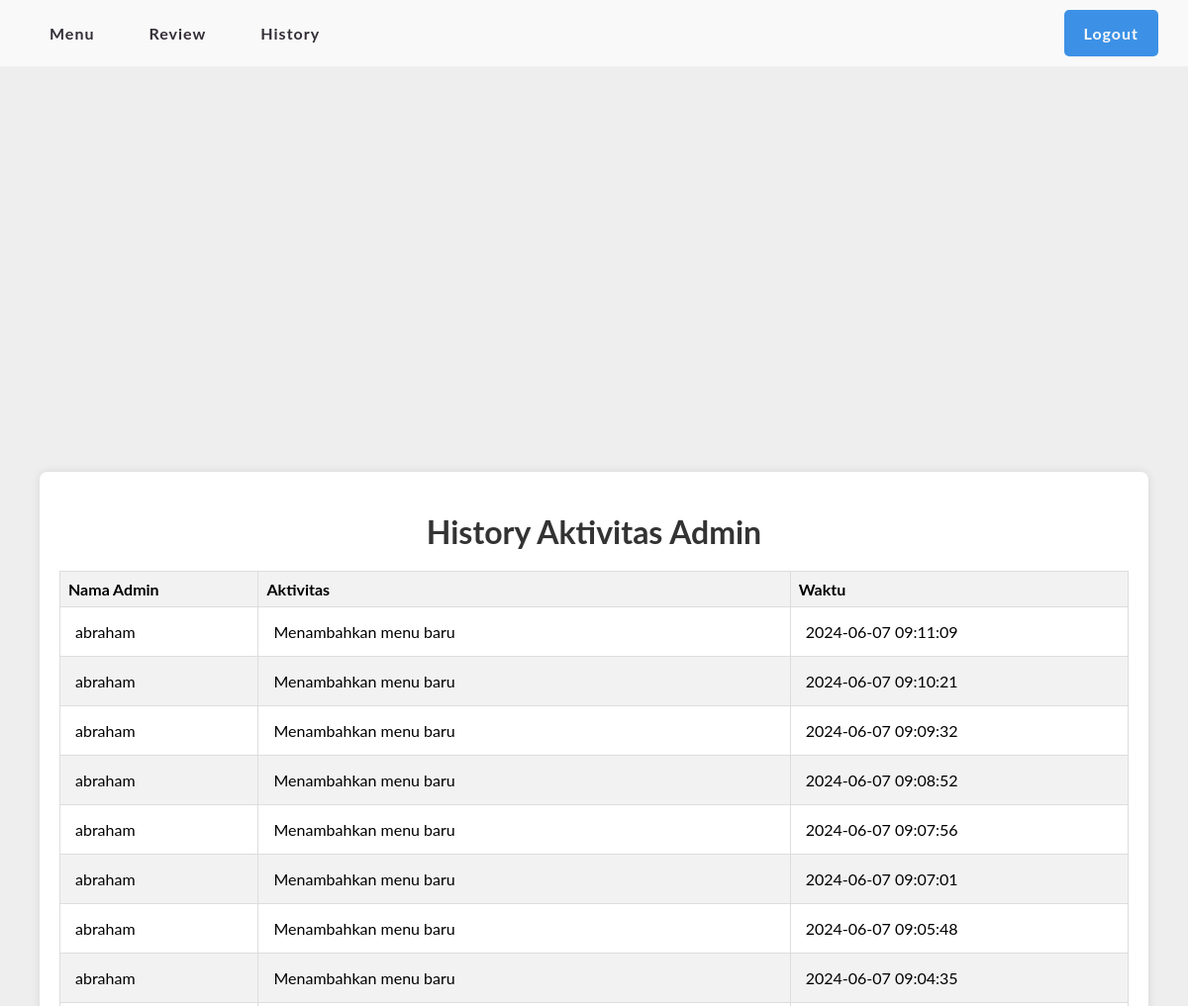
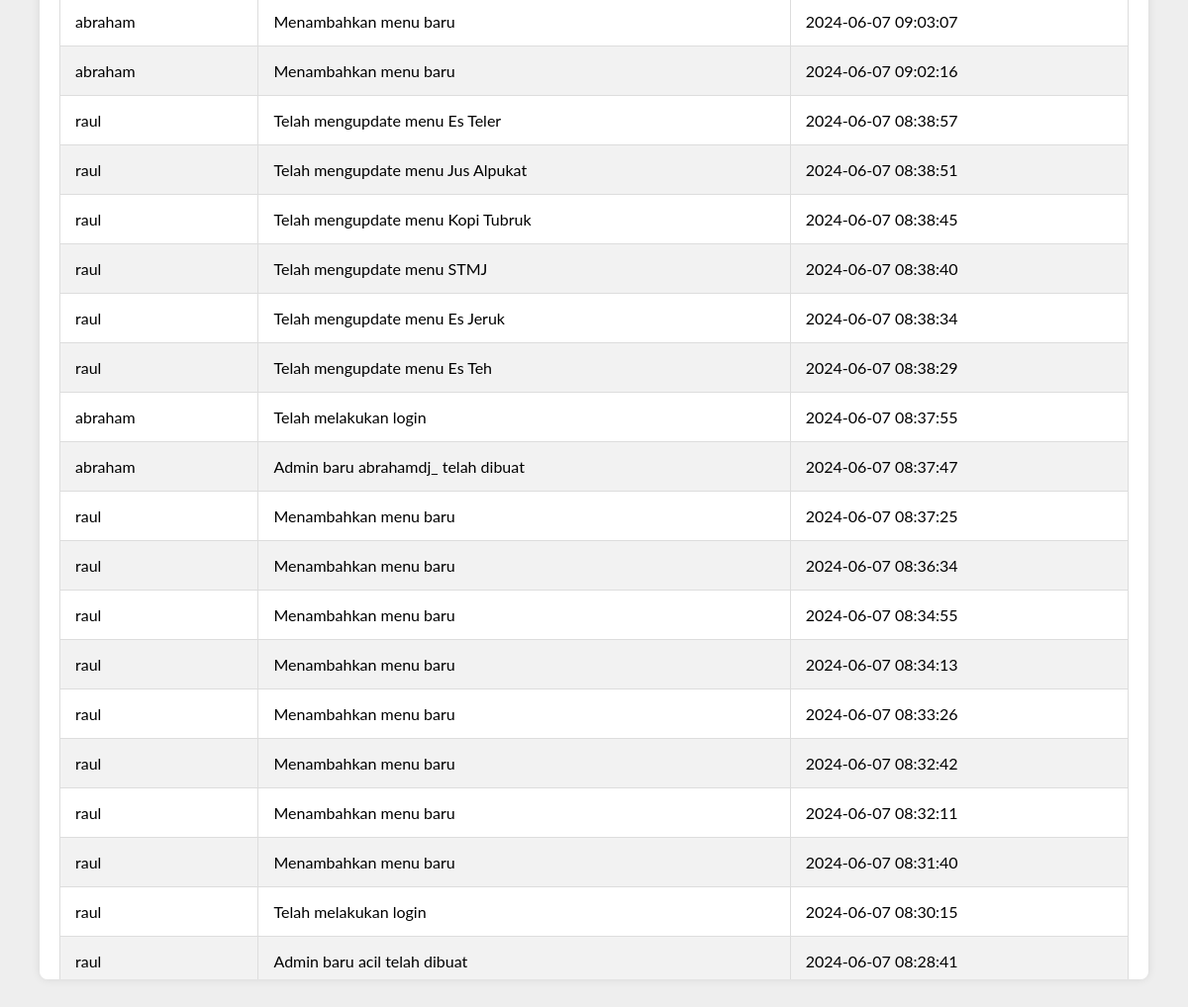
Page /admin/history.php (signed in) on the committed database (2 pictures, top to bottom).
### tables this page shows
CREATE TABLE `history` (
  `id` varchar(255) NOT NULL,
  `admin_id` varchar(255) DEFAULT NULL,
  `aktivitas` text DEFAULT NULL,
  `waktu` timestamp NOT NULL DEFAULT current_timestamp()
);

### admin/history.php (the view, shortened to what this page needs)
<?php
include '../config/db.php';
$stmt_history = $pdo->query("SELECT history.*, admins.nama AS admin_name FROM history JOIN admins ON history.admin_id = admins.id ORDER BY history.waktu DESC");
$history = $stmt_history->fetchAll(PDO::FETCH_ASSOC);
?>
<!DOCTYPE html>
<html>
<head>
    <link rel="stylesheet" href="style.css">
</head>
<body>
<nav class="space-between">
    <div class="menu-nav">
        <a href="index.php">Menu</a>
        <a href="review_menu.php">Review</a>
        <a href="history.php">History</a>
    </div>
    <div class="log-out-nav">
        <a href="?logout" class="logout-btn">Logout</a>
    </div>
</nav>
<div class="container">
    <h1>History Aktivitas Admin</h1>
    <table>
        <thead>
            <tr>
                <th>Nama Admin</th>
                <th>Aktivitas</th>
                <th>Waktu</th>
            </tr>
        </thead>
        <tbody>
            <?php foreach ($history as $entry): ?>
                <tr>
                    <td><?= htmlspecialchars($entry['admin_name']) ?></td>
                    <td><?= htmlspecialchars($entry['aktivitas']) ?></td>
                    <td><?= htmlspecialchars($entry['waktu']) ?></td>
                </tr>
            <?php endforeach; ?>
        </tbody>
    </table>
</div>
</body>
</html>

### admin/style.css (style rules this page uses)
body { font-family: 'Lato', sans-serif; margin: 0; padding: 0; background-color: #eee; overflow-y: hidden; min-height: 100vh; display: flex; align-items: center; justify-content: center; }
.container { background-color: #FFF; border-radius: 8px; box-shadow: 0 0 10px rgba(0, 0, 0, 0.1); width: 90%; overflow: auto; height: 60vh; padding: 20px; }
h1 { text-align: center; color: #333; margin-bottom: 20px; }
.space-between { display: flex; justify-content: space-between; align-items: center; }
nav { position: fixed; top: 0; width: 100%; background-color: #F9F9F9; overflow: hidden; padding: 10px; margin: 0; }
nav .menu-nav, nav .log-out-nav { display: flex; gap: 5px; margin: 0 2.5%; }
nav .menu-nav { gap: 15px; }
nav .log-out-nav a { color: #F9F9F9; background-color: #3C91E6; border-radius: 5px; }
nav a { display: block; color: #342E37; text-align: center; padding: 14px 20px; border-radius: 5px; text-decoration: none; font-weight: bold; transition: .3s; letter-spacing: 1px; }
table { width: 100%; border-collapse: collapse; margin-top: 20px; }
th, td { border: 1px solid #ddd; padding: 8px; text-align: left; }
td { padding: 15px; }
th { background-color: #F2F2F2; font-weight: bold; }
tr:nth-child(even) { background-color: #F2F2F2; }

### rows in the picture
history: admin.nama "abraham", aktivitas "Menambahkan menu baru", waktu "2024-06-07 09:11:09"
history: admin.nama "abraham", aktivitas "Menambahkan menu baru", waktu "2024-06-07 09:10:21"
history: admin.nama "abraham", aktivitas "Menambahkan menu baru", waktu "2024-06-07 09:09:32"
history: admin.nama "abraham", aktivitas "Menambahkan menu baru", waktu "2024-06-07 09:08:52"
history: admin.nama "abraham", aktivitas "Menambahkan menu baru", waktu "2024-06-07 09:07:56"
history: admin.nama "abraham", aktivitas "Menambahkan menu baru", waktu "2024-06-07 09:07:01"
history: admin.nama "abraham", aktivitas "Menambahkan menu baru", waktu "2024-06-07 09:05:48"
history: admin.nama "abraham", aktivitas "Menambahkan menu baru", waktu "2024-06-07 09:04:35"
history: admin.nama "abraham", aktivitas "Menambahkan menu baru", waktu "2024-06-07 09:03:07"
history: admin.nama "abraham", aktivitas "Menambahkan menu baru", waktu "2024-06-07 09:02:16"
history: admin.nama "raul", aktivitas "Telah mengupdate menu Es Teler", waktu "2024-06-07 08:38:57"
history: admin.nama "raul", aktivitas "Telah mengupdate menu Jus Alpukat", waktu "2024-06-07 08:38:51"
history: admin.nama "raul", aktivitas "Telah mengupdate menu Kopi Tubruk", waktu "2024-06-07 08:38:45"
history: admin.nama "raul", aktivitas "Telah mengupdate menu STMJ", waktu "2024-06-07 08:38:40"
history: admin.nama "raul", aktivitas "Telah mengupdate menu Es Jeruk", waktu "2024-06-07 08:38:34"
history: admin.nama "raul", aktivitas "Telah mengupdate menu Es Teh", waktu "2024-06-07 08:38:29"
history: admin.nama "abraham", aktivitas "Telah melakukan login", waktu "2024-06-07 08:37:55"
history: admin.nama "abraham", aktivitas "Admin baru abrahamdj_ telah dibuat", waktu "2024-06-07 08:37:47"
history: admin.nama "raul", aktivitas "Menambahkan menu baru", waktu "2024-06-07 08:37:25"
history: admin.nama "raul", aktivitas "Menambahkan menu baru", waktu "2024-06-07 08:36:34"
history: admin.nama "raul", aktivitas "Menambahkan menu baru", waktu "2024-06-07 08:34:55"
history: admin.nama "raul", aktivitas "Menambahkan menu baru", waktu "2024-06-07 08:34:13"
history: admin.nama "raul", aktivitas "Menambahkan menu baru", waktu "2024-06-07 08:33:26"
history: admin.nama "raul", aktivitas "Menambahkan menu baru", waktu "2024-06-07 08:32:42"
history: admin.nama "raul", aktivitas "Menambahkan menu baru", waktu "2024-06-07 08:32:11"
history: admin.nama "raul", aktivitas "Menambahkan menu baru", waktu "2024-06-07 08:31:40"
history: admin.nama "raul", aktivitas "Telah melakukan login", waktu "2024-06-07 08:30:15"
history: admin.nama "raul", aktivitas "Admin baru acil telah dibuat", waktu "2024-06-07 08:28:41"
